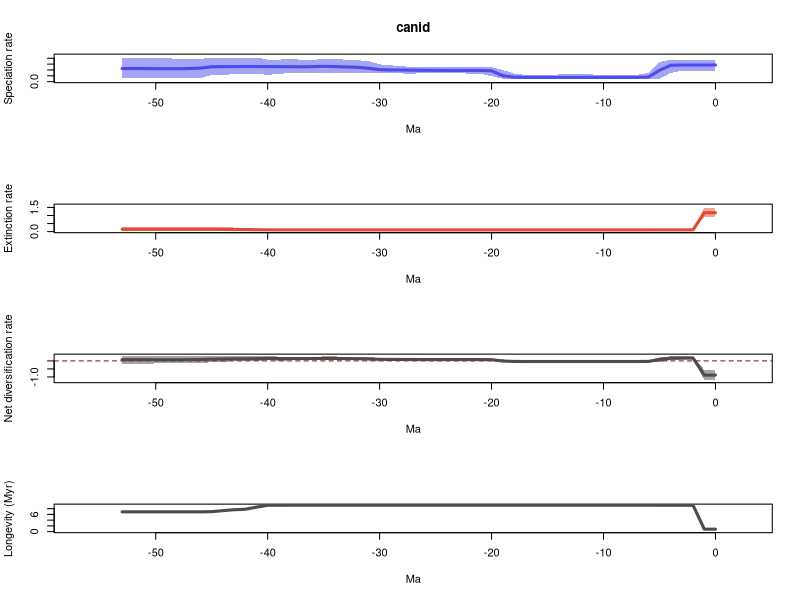

Generate this figure with R:
# 1 files combined:
# 	/home/eeb177-student/Desktop/eeb-177/lab-work/exercise-9/pyrate_mcmc_logs/canid_occ_1_marginal_rates.log

# 95% HPDs calculated using code from Biopy (https://www.cs.auckland.ac.nz/~yhel002/biopy/)

pdf(file='/home/eeb177-student/Desktop/eeb-177/lab-work/exercise-9/pyrate_mcmc_logs/canid_occ_1_marginal_rates_RTT.pdf',width=0.6*9, height=16.8)
par(mfrow=c(4,1))
library(scales)
L_hpd_m95=c(0.184741397977, 0.184741397977,0.184741397977,0.184741397977,0.149920155878,0.0477365592688,0.0387526669654,0.0421714959346,0.0421714959346,0.0421714959346,0.0421714959346,0.050318229028,0.050318229028,0.050318229028,0.050318229028,0.0421714959346,0.0421714959346,0.0387526669654,0.0421714959346,0.0513156821095,0.0914788968791,0.137662912038,0.137662912038,0.142765982104,0.142765982104,0.145456741624,0.143778865146,0.137662912038,0.1394216105,0.148998490749,0.1394216105,0.148998490749,0.148998490749,0.15485184639,0.148998490749,0.146651655514,0.146410762068,0.146410762068,0.146410762068,0.133332386005,0.115036184003,0.137497678403,0.135120388382,0.124625029212,0.119214829949,0.115036184003,0.0569912207987,0.0569912207987,0.0569912207987,0.0569912207987,0.0569912207987,0.0569912207987,0.0569912207987,0.0569912207987)
L_hpd_M95=c(0.375826989523, 0.375826989523,0.375826989523,0.375826989523,0.375826989523,0.335741696786,0.149920155878,0.115036184003,0.115036184003,0.11449004461,0.11449004461,0.122284674053,0.122284674053,0.122284674053,0.122284674053,0.11449004461,0.11449004461,0.115036184003,0.1394216105,0.198728135833,0.248197572464,0.249677676173,0.249677676173,0.249677676173,0.248197572464,0.249677676173,0.249677676173,0.25220234338,0.263665139646,0.278994568428,0.29582195746,0.350494420401,0.36852288589,0.375487415911,0.386822622182,0.386822622182,0.373056207655,0.375487415911,0.386822622182,0.377130165011,0.377130165011,0.411783275837,0.409394974763,0.409394974763,0.411783275837,0.411783275837,0.390083411405,0.390083411405,0.390083411405,0.400752916458,0.400752916458,0.40369739188,0.40369739188,0.40369739188)
M_hpd_m95=c(0.913386147077, 0.913386147077,0.0908332973847,0.0908332973847,0.0908332973847,0.0908332973847,0.0908332973847,0.0908332973847,0.0908332973847,0.0908332973847,0.0908332973847,0.0908332973847,0.0908332973847,0.0908332973847,0.0908332973847,0.0908332973847,0.0908332973847,0.0908332973847,0.0908332973847,0.0908332973847,0.0908332973847,0.0908332973847,0.0908332973847,0.0908332973847,0.0908332973847,0.0908332973847,0.0908332973847,0.0908332973847,0.0908332973847,0.0908332973847,0.0908332973847,0.0908332973847,0.0908332973847,0.0908332973847,0.0908332973847,0.0908332973847,0.0908332973847,0.0908332973847,0.0908332973847,0.0908332973847,0.0908332973847,0.0807991119148,0.0847697185921,0.0847697185921,0.070730622029,0.0473165492863,0.0411350819339,0.0411350819339,0.0411350819339,0.0411350819339,0.0411350819339,0.0411350819339,0.0411350819339,0.0411350819339)
M_hpd_M95=c(1.48987128368, 1.48987128368,0.126665742097,0.126665742097,0.126665742097,0.126665742097,0.126423743822,0.126423743822,0.126423743822,0.126423743822,0.126423743822,0.126423743822,0.126423743822,0.126423743822,0.126423743822,0.126423743822,0.126423743822,0.126423743822,0.126423743822,0.126423743822,0.126423743822,0.126423743822,0.126423743822,0.126423743822,0.126423743822,0.126423743822,0.126423743822,0.126423743822,0.126423743822,0.126423743822,0.126423743822,0.126423743822,0.126423743822,0.126423743822,0.126423743822,0.126423743822,0.126665742097,0.126665742097,0.126665742097,0.128919372643,0.128919372643,0.174092051797,0.252650780029,0.252650780029,0.28448978701,0.298729211772,0.298729211772,0.298729211772,0.298729211772,0.298729211772,0.298729211772,0.298729211772,0.298729211772,0.298729211772)
R_hpd_m95=c(-1.17426641075, -1.17426641075,0.0912587356787,0.0912587356787,0.0385216432763,-0.06648151191,-0.0784320930895,-0.0760522072838,-0.0760522072838,-0.0739744746018,-0.0739744746018,-0.0739744746018,-0.0739744746018,-0.0739744746018,-0.0739744746018,-0.0739744746018,-0.0739744746018,-0.0784320930895,-0.0784320930895,-0.0720940162604,-0.018322417218,0.0162759972501,0.0162759972501,0.0237091140852,0.0289313809326,0.0289313809326,0.029867691463,0.0289313809326,0.0347172012275,0.0289313809326,0.0289313809326,0.0289313809326,0.0376224583968,0.0395354954358,0.0395354954358,0.0395354954358,0.0395354954358,0.0276565969007,0.0276565969007,0.0196043162299,0.0395354954358,0.00780238048347,-0.0215908559438,-0.0215908559438,-0.0515328761531,-0.0746006525461,-0.148842696714,-0.148842696714,-0.148842696714,-0.156533374933,-0.156533374933,-0.181481701968,-0.181481701968,-0.181481701968)
R_hpd_M95=c(-0.536096962103, -0.536096962103,0.285335592951,0.285335592951,0.285335592951,0.225733396317,0.0151843872624,0.000668065080857,0.000668065080857,0.0014812646715,0.0014812646715,0.0014812646715,0.0014812646715,0.0014812646715,0.0014812646715,0.0014812646715,0.0014812646715,0.0014812646715,0.0237091140852,0.0933803234578,0.137155158858,0.143675895245,0.143675895245,0.143675895245,0.143675895245,0.140458932967,0.143675895245,0.150470953216,0.168121014878,0.165772297534,0.193599132617,0.240857398329,0.264023286633,0.268536488172,0.276918035148,0.276918035148,0.264251770273,0.264251770273,0.268659352196,0.268659352196,0.301734451187,0.316459138164,0.315050783891,0.324906774924,0.316459138164,0.314553657688,0.311554907226,0.314553657688,0.314553657688,0.314553657688,0.314553657688,0.301654326418,0.301654326418,0.301654326418)
L_mean=c(0.284682941226, 0.284682941226,0.284682941226,0.284682941226,0.279336384605,0.194682886158,0.0773929602802,0.0729208650138,0.0729208650138,0.0723217186532,0.0724458865243,0.0725229909092,0.0723752905533,0.0723752905533,0.0723752905533,0.0724612673176,0.0724612673176,0.0730629077097,0.0757636283765,0.101675995071,0.185041324832,0.190773687845,0.190773687845,0.191782285576,0.192238002151,0.193158427032,0.19371175982,0.19617709154,0.198908006912,0.19990474637,0.205571661916,0.228438465096,0.246425454188,0.250864501526,0.257498781776,0.261081699896,0.256661609339,0.252889564854,0.255615437297,0.256129029252,0.257676083811,0.258450120045,0.258913537715,0.257084018133,0.25651066412,0.2541403344,0.23242126966,0.223838248236,0.220555715695,0.221374553228,0.221649734255,0.223517944857,0.223517944857,0.223517944857)
M_mean=c(1.16844459689, 1.16844459689,0.108883599899,0.108883599899,0.108883599899,0.108819633874,0.108639337862,0.108639337862,0.108639337862,0.108639337862,0.108639337862,0.108639337862,0.108639337862,0.108639337862,0.108639337862,0.108639337862,0.108639337862,0.108639337862,0.108639337862,0.108639337862,0.108595033204,0.108595033204,0.108595033204,0.108595033204,0.108595033204,0.108595033204,0.108595033204,0.108595033204,0.108595033204,0.108595033204,0.108595033204,0.108595033204,0.108595033204,0.108595033204,0.108595033204,0.108595033204,0.108670045329,0.108670045329,0.108670045329,0.108979408269,0.108941188786,0.117269089061,0.12842548509,0.131010210116,0.136910646827,0.143790689131,0.145213955588,0.145213955588,0.145213955588,0.145213955588,0.145213955588,0.145213955588,0.145213955588,0.145213955588)
R_mean=c(-0.883761655662, -0.883761655662,0.175799341327,0.175799341327,0.170452784706,0.0858632522847,-0.0312463775819,-0.0357184728484,-0.0357184728484,-0.036317619209,-0.0361934513379,-0.036116346953,-0.0362640473089,-0.0362640473089,-0.0362640473089,-0.0361780705445,-0.0361780705445,-0.0355764301525,-0.0328757094857,-0.00696334279131,0.0764462916285,0.0821786546416,0.0821786546416,0.0831872523725,0.0836429689477,0.0845633938284,0.0851167266165,0.0875820583362,0.0903129737086,0.0913097131662,0.0969766287129,0.119843431893,0.137830420984,0.142269468322,0.148903748572,0.152486666692,0.147991564011,0.144219519525,0.146945391968,0.147149620983,0.148734895025,0.141181030984,0.130488052625,0.126073808016,0.119600017293,0.110349645268,0.0872073140718,0.0786242926486,0.0753417601066,0.0761605976403,0.0764357786673,0.0783039892696,0.0783039892696,0.0783039892696)
trans=0.5
age=(0:(54-1))* -1
plot(age,age,type = 'n', ylim = c(0, 0.452961603421), xlim = c(-56.7,2.7), ylab = 'Speciation rate', xlab = 'Ma',main='canid' )
polygon(c(age, rev(age)), c(L_hpd_M95, rev(L_hpd_m95)), col = alpha("#4c4cec",trans), border = NA)
lines(rev(age), rev(L_mean), col = "#4c4cec", lwd=3)
plot(age,age,type = 'n', ylim = c(0, 1.63885841204), xlim = c(-56.7,2.7), ylab = 'Extinction rate', xlab = 'Ma' )
polygon(c(age, rev(age)), c(M_hpd_M95, rev(M_hpd_m95)), col = alpha("#e34a33",trans), border = NA)
lines(rev(age), rev(M_mean), col = "#e34a33", lwd=3)
plot(age,age,type = 'n', ylim = c(-1.29169305183, 0.357397452416), xlim = c(-56.7,2.7), ylab = 'Net diversification rate', xlab = 'Ma' )
abline(h=0,lty=2,col="darkred")
polygon(c(age, rev(age)), c(R_hpd_M95, rev(R_hpd_m95)), col = alpha("#504A4B",trans), border = NA)
lines(rev(age), rev(R_mean), col = "#504A4B", lwd=3)
plot(age,age,type = 'n', ylim = c(0, max(1/M_mean)), xlim = c(-56.7,2.7), ylab = 'Longevity (Myr)', xlab = 'Ma' )
lines(rev(age), rev(1/M_mean), col = "#504A4B", lwd=3)
n <- dev.off()